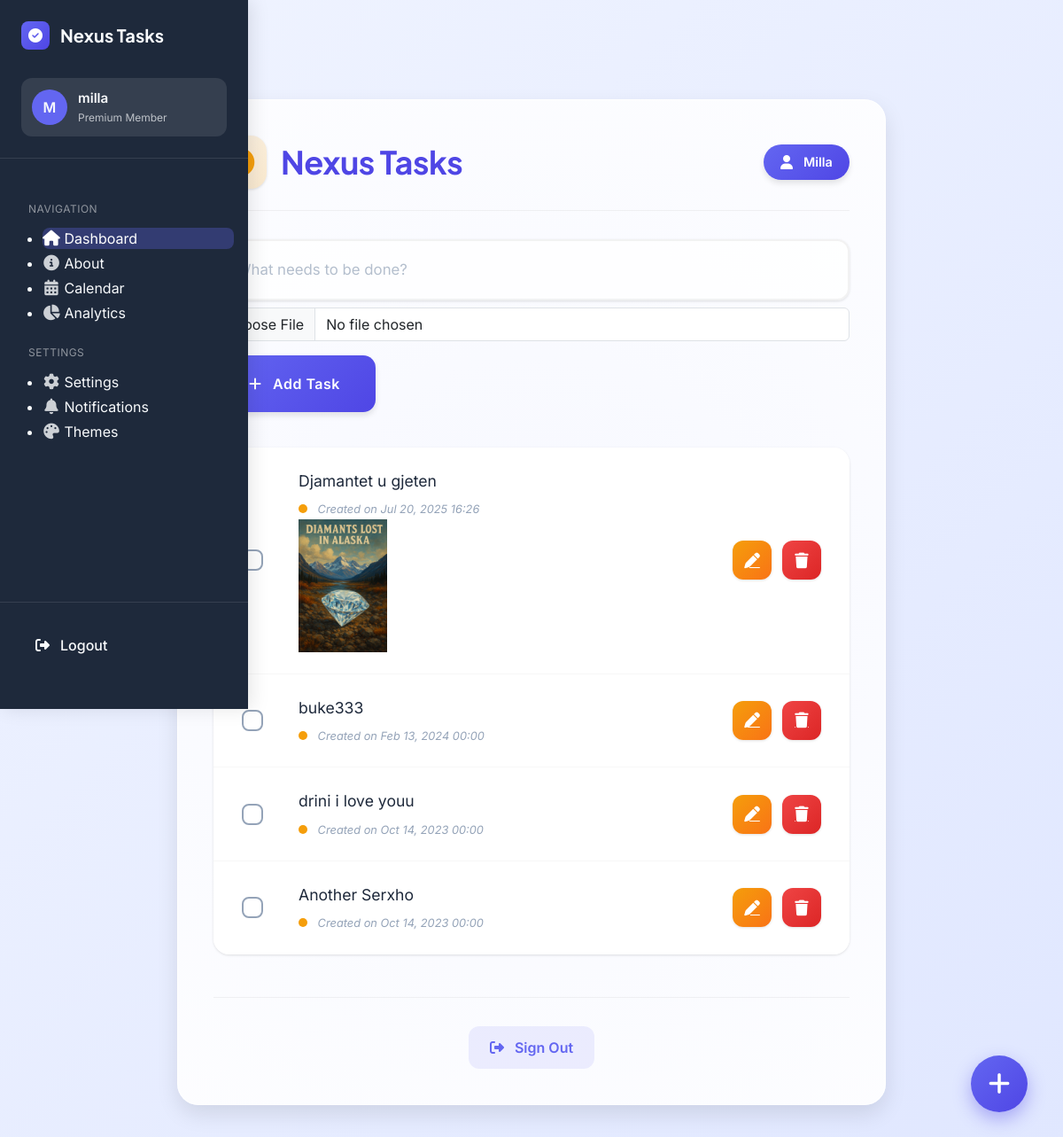
The page / (signed in) on the database its author committed.
### task/models.py (models this page shows, shortened)
class Task(models.Model):
    title = models.CharField(max_length=255)
    complete = models.BooleanField(default=False)
    created = models.DateTimeField(auto_now_add=True, null=True, blank=True)
    user = models.ForeignKey(User, on_delete=models.CASCADE, null=True, blank=True)
    image = models.ImageField(upload_to='task/images', null=True, blank=True)

### task/views.py (the view, shortened to what this page needs)
# urls.py: path('', views.index, name="list"),
def index(request):
    if request.user.is_authenticated:
        tasks = Task.objects.filter(user=request.user).order_by('-created')
    else:
        tasks = Task.objects.none()
    form = TaskForm()
    context = {'tasks': tasks, 'form': form}
    return render(request, 'task/list.html', context)

### task/forms.py
class TaskForm(forms.ModelForm):
    class Meta:
        model = Task
        fields = ['title',  'complete', 'image']

### task/templates/task/list.html (shortened to what this page needs)
<!DOCTYPE html>
{% include "navbar.html" %}
<html lang="en">
<head>
    <link href="https://cdn.jsdelivr.net/npm/bootstrap@5.3.2/dist/css/bootstrap.min.css" rel="stylesheet">
    <link rel="stylesheet" href="https://cdnjs.cloudflare.com/ajax/libs/animate.css/4.1.1/animate.min.css"/>
    <link rel="stylesheet" href="https://cdnjs.cloudflare.com/ajax/libs/font-awesome/6.4.2/css/all.min.css">
</head>
<body>
    <div class="app-container animate__animated animate__fadeIn">
        <div class="app-header">
            <h1 class="app-title">
                Nexus Tasks
            </h1>
            {% if request.user.is_authenticated %}
                <div class="user-badge animate__animated animate__fadeInRight">
                    <i class="fas fa-user"></i>
                    {{ request.user.username|capfirst }}
                </div>
            {% endif %}
        </div>
     <form method="POST" action="" class="task-form" enctype="multipart/form-data">
    {% if request.user.is_authenticated %}
        <div class="input-group mb-2">
            <input type="text"
                   name="title"
                   class="form-control task-input"
                   placeholder="What needs to be done?"
                   aria-label="Task input"
                   required>
        </div>
        <div class="input-group mb-3">
            <input type="file"
                   name="image"
                   class="form-control"
                   accept="image/*"
                   aria-label="Task image (optional)">
        </div>
        <button type="submit" class="btn btn-primary add-btn" name="Create Task">
            <i class="fas fa-plus me-2"></i> Add Task
        </button>
    {% endif %}
</form>
        <div class="task-list">
            {% if tasks %}
                {% for task in tasks %}
                    <div class="task-item" style="animation-delay: {{ forloop.counter0|add:"1" }}00ms">
                        <input type="checkbox" class="task-checkbox" {% if task.complete %}checked{% endif %} disabled>
                        <div class="task-content {% if task.complete %}task-complete{% endif %}">
                            {{ task.title }}
                            <span class="task-meta">
                                <span class="status-indicator {% if task.complete %}status-active{% else %}status-pending{% endif %}"></span>
                                Created on {{ task.created|date:"M d, Y H:i" }}
                               {% if task.image %}
                            <br>
                            <img src="{{ task.image.url }}" alt="Task Image" style="max-width: 200px; max-height: 150px;">
                        {% endif %}
                            </span>
                        </div>
                        {% if request.user.is_authenticated %}
                        <div class="task-actions">
                            <a href="{% url 'update_task' task.id %}" class="task-btn edit-btn" title="Edit task">
                                <i class="fas fa-pen"></i>
                            </a>
                            <a href="{% url 'delete' task.id %}" class="task-btn delete-btn" title="Delete task">
                                <i class="fas fa-trash"></i>
                            </a>
                        </div>
                        {% endif %}
                    </div>
                {% endfor %}
            {% endif %}
        </div>
        <div class="auth-section">
            {% if request.user.is_authenticated %}
                <a href="{% url 'logout' %}" class="auth-link">
                    <i class="fas fa-sign-out-alt"></i>
                    Sign Out
                </a>
            {% else %}
                <a href="{% url 'login' %}" class="auth-link">
                    <i class="fas fa-sign-in-alt"></i>
                    Sign In
                </a>
            {% endif %}
        </div>
    </div>
    {% if request.user.is_authenticated %}
    <button class="fab animate__animated animate__bounceInUp" onclick="document.querySelector('.task-input').focus()" aria-label="Add new task">
        <i class="fas fa-plus"></i>
    </button>
    {% endif %}
</body>
</html>

### templates/navbar.html (shortened to what this page needs)
<!DOCTYPE html>
<html lang="en">
<head>
    <link rel="stylesheet" href="https://cdnjs.cloudflare.com/ajax/libs/font-awesome/6.4.2/css/all.min.css">
</head>
<body>
    <nav class="sidebar" id="sidebar">
        <div class="sidebar-header">
            <a href="{% url 'list' %}" class="app-logo">
                <div class="app-icon">
                    <i class="fas fa-check-circle"></i>
                </div>
                <div class="app-name">Nexus Tasks</div>
            </a>
            {% if request.user.is_authenticated %}
            <div class="user-info">
                <div class="user-avatar">
                    {{ request.user.username|slice:":1"|upper }}
                </div>
                <div class="user-details">
                    <div class="user-name">{{ request.user.username }}</div>
                    <div class="user-status">Premium Member</div>
                </div>
            </div>
            {% endif %}
        </div>
        <div class="nav-menu">
            <div class="nav-title">Navigation</div>
            <ul>
                <li class="nav-item">
                    <a href="{% url 'list' %}" class="nav-link {% if request.path == '/list/' %}active{% endif %}">
                        <i class="fas fa-home"></i>
                        <span>Dashboard</span>
                    </a>
                </li>
                <li class="nav-item">
                    <a href="{% url 'about' %}" class="nav-link {% if request.path == '/about/' %}active{% endif %}">
                        <i class="fas fa-info-circle"></i>
                        <span>About</span>
                    </a>
                </li>
                <li class="nav-item">
                    <a href="#" class="nav-link {% if request.path == '/calendar/' %}active{% endif %}">
                        <i class="fas fa-calendar-alt"></i>
                        <span>Calendar</span>
                    </a>
                </li>
                <li class="nav-item">
                    <a href="#" class="nav-link">
                        <i class="fas fa-chart-pie"></i>
                        <span>Analytics</span>
                    </a>
                </li>
            </ul>
            <div class="nav-title">Settings</div>
            <ul>
                <li class="nav-item">
                    <a href="#" class="nav-link">
                        <i class="fas fa-cog"></i>
                        <span>Settings</span>
                    </a>
                </li>
                <li class="nav-item">
                    <a href="#" class="nav-link">
                        <i class="fas fa-bell"></i>
                        <span>Notifications</span>
                    </a>
                </li>
                <li class="nav-item">
                    <a href="#" class="nav-link">
                        <i class="fas fa-palette"></i>
                        <span>Themes</span>
                    </a>
                </li>
            </ul>
        </div>
        <div class="sidebar-footer">
            {% if request.user.is_authenticated %}
                <button class="logout-btn" onclick="window.location.href='{% url 'logout' %}'">
                    <i class="fas fa-sign-out-alt"></i>
                    <span>Logout</span>
                </button>
            {% else %}
                <button class="logout-btn" onclick="window.location.href='{% url 'login' %}'">
                    <i class="fas fa-sign-in-alt"></i>
                    <span>Login</span>
                </button>
            {% endif %}
        </div>
    </nav>
    <div class="main-content" id="mainContent">
    </div>
</body>
</html>

### templates/navbar.html (style rules this page uses)
:root { --sidebar-bg: #1e293b; --sidebar-accent: #6366f1; --sidebar-text: #f8fafc; --sidebar-hover: rgba(99, 102, 241, 0.15); --sidebar-active: rgba(99, 102, 241, 0.3); --sidebar-divider: rgba(255, 255, 255, 0.1); --user-bg: rgba(255, 255, 255, 0.1); --mobile-breakpoint: 768px; }
* { margin: 0; padding: 0; box-sizing: border-box; }
body { font-family: 'Inter', sans-serif; background-color: #f8fafc; transition: margin-left 0.3s ease; }
.sidebar { width: 280px; height: 100vh; position: fixed; top: 0; left: 0; background: var(--sidebar-bg); color: var(--sidebar-text); padding: 1.5rem 0; display: flex; flex-direction: column; z-index: 1000; box-shadow: 4px 0 20px rgba(0, 0, 0, 0.1); transition: transform 0.3s ease; overflow-y: auto; }
.sidebar-header { padding: 0 1.5rem 1.5rem; border-bottom: 1px solid var(--sidebar-divider); margin-bottom: 1.5rem; }
.app-logo { display: flex; align-items: center; gap: 0.75rem; margin-bottom: 2rem; text-decoration: none; color: inherit; }
.app-icon { width: 32px; height: 32px; background: linear-gradient(135deg, var(--sidebar-accent) 0%, #4f46e5 100%); border-radius: 8px; display: flex; align-items: center; justify-content: center; }
.app-icon i { color: white; font-size: 1rem; }
.app-name { font-family: 'Plus Jakarta Sans', sans-serif; font-weight: 700; font-size: 1.25rem; transition: opacity 0.3s; }
.user-info { display: flex; align-items: center; gap: 0.75rem; padding: 0.75rem; background: var(--user-bg); border-radius: 12px; margin-top: 1rem; }
.user-avatar { width: 40px; height: 40px; border-radius: 50%; background: var(--sidebar-accent); display: flex; align-items: center; justify-content: center; font-weight: 600; }
.user-details { flex: 1; }
.user-name { font-weight: 600; font-size: 0.95rem; margin-bottom: 0.1rem; }
.user-status { font-size: 0.75rem; color: var(--sidebar-text); opacity: 0.7; }
.nav-menu { flex: 1; overflow-y: auto; padding: 0 1rem; }
.nav-title { font-size: 0.75rem; text-transform: uppercase; letter-spacing: 0.5px; color: rgba(255, 255, 255, 0.5); margin: 1.5rem 0 0.75rem 1rem; }
.nav-item { margin-bottom: 0.25rem; }
.nav-link { display: flex; align-items: center; gap: 0.75rem; padding: 0.75rem 1rem; border-radius: 8px; color: var(--sidebar-text); text-decoration: none; font-weight: 500; transition: all 0.2s ease; }
.nav-link i { width: 20px; text-align: center; font-size: 1.1rem; opacity: 0.8; }
.nav-link.active { background: var(--sidebar-active); color: white; }
.nav-link.active i { opacity: 1; }
.sidebar-footer { padding: 1.5rem; border-top: 1px solid var(--sidebar-divider); }
.logout-btn { display: flex; align-items: center; gap: 0.75rem; width: 100%; padding: 0.75rem 1rem; border-radius: 8px; background: transparent; border: none; color: var(--sidebar-text); font-weight: 500; cursor: pointer; transition: all 0.2s ease; }
.main-content { margin-left: 280px; padding: 2rem; transition: margin-left 0.3s ease; }

### rows shown on the page
Task: title "Djamantet u gjeten", created "Jul 20, 2025 16:26", image (picture)
Task: title "buke333", created "Feb 13, 2024 00:00"
Task: title "drini i love youu", created "Oct 14, 2023 00:00"
Task: title "Another Serxho", created "Oct 14, 2023 00:00"

### other values the page prints
{{ request.user.username|slice:":1"|upper }} "M"
{{ request.user.username }} "milla"
{{ request.user.username|capfirst }} "Milla"
